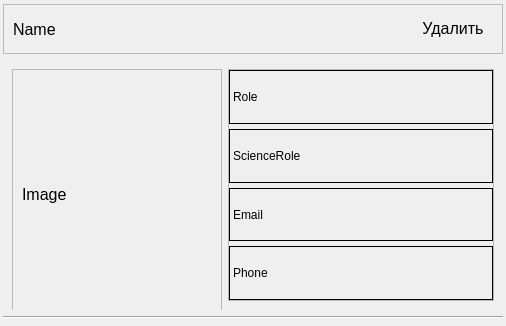
<?xml version="1.0" encoding="UTF-8"?>
<ui version="4.0">
 <class>Form</class>
 <widget class="QWidget" name="Form">
  <property name="geometry">
   <rect>
    <x>0</x>
    <y>0</y>
    <width>506</width>
    <height>326</height>
   </rect>
  </property>
  <property name="maximumSize">
   <size>
    <width>16777215</width>
    <height>16777215</height>
   </size>
  </property>
  <property name="font">
   <font>
    <pointsize>12</pointsize>
    <italic>false</italic>
    <bold>false</bold>
   </font>
  </property>
  <property name="windowTitle">
   <string>Form</string>
  </property>
  <property name="styleSheet">
   <string notr="true">font: 12pt &quot;Segoe UI&quot;;</string>
  </property>
  <property name="locale">
   <locale language="English" country="Germany"/>
  </property>
  <layout class="QVBoxLayout" name="verticalLayout">
   <property name="spacing">
    <number>5</number>
   </property>
   <property name="leftMargin">
    <number>3</number>
   </property>
   <property name="topMargin">
    <number>3</number>
   </property>
   <property name="rightMargin">
    <number>3</number>
   </property>
   <property name="bottomMargin">
    <number>3</number>
   </property>
   <item>
    <widget class="QFrame" name="frame_header">
     <property name="sizePolicy">
      <sizepolicy hsizetype="Expanding" vsizetype="Fixed">
       <horstretch>0</horstretch>
       <verstretch>0</verstretch>
      </sizepolicy>
     </property>
     <property name="minimumSize">
      <size>
       <width>0</width>
       <height>50</height>
      </size>
     </property>
     <property name="styleSheet">
      <string notr="true"/>
     </property>
     <property name="frameShape">
      <enum>QFrame::StyledPanel</enum>
     </property>
     <layout class="QHBoxLayout" name="horizontalLayout_2">
      <item>
       <widget class="QLabel" name="label_name">
        <property name="font">
         <font>
          <pointsize>12</pointsize>
          <italic>false</italic>
          <bold>false</bold>
         </font>
        </property>
        <property name="styleSheet">
         <string notr="true"/>
        </property>
        <property name="text">
         <string>Name</string>
        </property>
       </widget>
      </item>
      <item>
       <spacer name="horizontalSpacer">
        <property name="orientation">
         <enum>Qt::Horizontal</enum>
        </property>
        <property name="sizeHint" stdset="0">
         <size>
          <width>40</width>
          <height>20</height>
         </size>
        </property>
       </spacer>
      </item>
      <item>
       <widget class="QPushButton" name="btn_delete">
        <property name="sizePolicy">
         <sizepolicy hsizetype="Fixed" vsizetype="Fixed">
          <horstretch>0</horstretch>
          <verstretch>0</verstretch>
         </sizepolicy>
        </property>
        <property name="font">
         <font>
          <pointsize>12</pointsize>
          <italic>false</italic>
          <bold>false</bold>
         </font>
        </property>
        <property name="text">
         <string>Удалить</string>
        </property>
        <property name="icon">
         <iconset>
          <normaloff>icons/prohibition.png</normaloff>icons/prohibition.png</iconset>
        </property>
        <property name="iconSize">
         <size>
          <width>16</width>
          <height>16</height>
         </size>
        </property>
        <property name="flat">
         <bool>true</bool>
        </property>
       </widget>
      </item>
     </layout>
    </widget>
   </item>
   <item>
    <widget class="QFrame" name="frame_main">
     <property name="sizePolicy">
      <sizepolicy hsizetype="Expanding" vsizetype="Minimum">
       <horstretch>0</horstretch>
       <verstretch>0</verstretch>
      </sizepolicy>
     </property>
     <property name="minimumSize">
      <size>
       <width>500</width>
       <height>0</height>
      </size>
     </property>
     <property name="maximumSize">
      <size>
       <width>16777215</width>
       <height>250</height>
      </size>
     </property>
     <layout class="QHBoxLayout" name="horizontalLayout">
      <item>
       <widget class="QFrame" name="frame_photo">
        <property name="minimumSize">
         <size>
          <width>200</width>
          <height>250</height>
         </size>
        </property>
        <property name="maximumSize">
         <size>
          <width>210</width>
          <height>300</height>
         </size>
        </property>
        <property name="frameShape">
         <enum>QFrame::StyledPanel</enum>
        </property>
        <property name="frameShadow">
         <enum>QFrame::Raised</enum>
        </property>
        <layout class="QHBoxLayout" name="horizontalLayout_3">
         <item>
          <widget class="QLabel" name="label_image">
           <property name="text">
            <string>Image</string>
           </property>
          </widget>
         </item>
        </layout>
       </widget>
      </item>
      <item>
       <widget class="QFrame" name="frame_info">
        <property name="styleSheet">
         <string notr="true">QLabel {
border-style: solid;
border-width: 1px;
}</string>
        </property>
        <property name="frameShape">
         <enum>QFrame::StyledPanel</enum>
        </property>
        <property name="frameShadow">
         <enum>QFrame::Raised</enum>
        </property>
        <layout class="QVBoxLayout" name="verticalLayout_3">
         <property name="spacing">
          <number>5</number>
         </property>
         <property name="leftMargin">
          <number>0</number>
         </property>
         <property name="topMargin">
          <number>0</number>
         </property>
         <property name="rightMargin">
          <number>0</number>
         </property>
         <property name="bottomMargin">
          <number>0</number>
         </property>
         <item>
          <widget class="QLabel" name="label_role">
           <property name="text">
            <string>Role</string>
           </property>
           <property name="margin">
            <number>5</number>
           </property>
          </widget>
         </item>
         <item>
          <widget class="QLabel" name="label_science_role">
           <property name="text">
            <string>ScienceRole</string>
           </property>
           <property name="margin">
            <number>5</number>
           </property>
          </widget>
         </item>
         <item>
          <widget class="QLabel" name="laberl_email">
           <property name="text">
            <string>Email</string>
           </property>
           <property name="margin">
            <number>5</number>
           </property>
          </widget>
         </item>
         <item>
          <widget class="QLabel" name="label_phone">
           <property name="text">
            <string>Phone</string>
           </property>
           <property name="margin">
            <number>5</number>
           </property>
          </widget>
         </item>
        </layout>
       </widget>
      </item>
     </layout>
    </widget>
   </item>
   <item>
    <widget class="Line" name="line">
     <property name="orientation">
      <enum>Qt::Horizontal</enum>
     </property>
    </widget>
   </item>
  </layout>
 </widget>
 <resources/>
 <connections/>
</ui>
